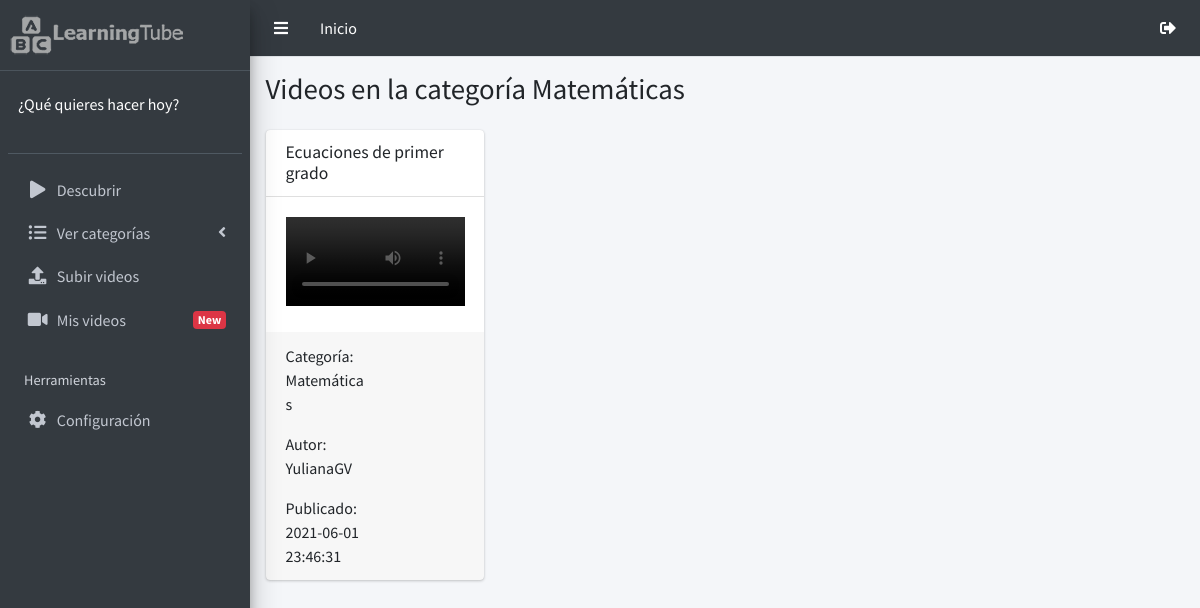
/videosMath.php (signed in), run on the app's committed database.
### tables this page shows
CREATE TABLE `videos` (
  `video_id` int NOT NULL,
  `users_user_id` int NOT NULL,
  `categories_cat_id` int NOT NULL,
  `video_date` datetime NOT NULL,
  `video_title` varchar(60) NOT NULL,
  `video_url` varchar(200) NOT NULL
);

CREATE TABLE `categories` (
  `cat_id` int NOT NULL,
  `cat_name` varchar(50) NOT NULL
);

CREATE TABLE `users` (
  `user_id` int NOT NULL,
  `user_date` timestamp NOT NULL DEFAULT CURRENT_TIMESTAMP,
  `user_email` varchar(100) NOT NULL,
  `user_name` varchar(100) NOT NULL,
  `user_photo` varchar(200) DEFAULT NULL,
  `user_password` varchar(150) NOT NULL,
  `user_ip` varchar(30) NOT NULL,
  `user_last_login` timestamp NULL DEFAULT NULL
);

### videosMath.php (the view, shortened to what this page needs)
<!DOCTYPE html>
<html lang="es">
<head>
    <link rel="stylesheet" href="plugins/bootstrap/css/bootstrap.min.css">
    <link rel="stylesheet" href="plugins/fontawesome-free/css/all.min.css">
    <link rel="stylesheet" href="dist/css/adminlte.css">
    <link rel="stylesheet" href="https://code.ionicframework.com/ionicons/2.0.1/css/ionicons.min.css">
    <link rel="stylesheet" type="text/css" href="plugins/datatables/datatables.min.css"/>
    <link rel="stylesheet"  type="text/css" href="plugins/datatables/DataTables-1.10.18/css/dataTables.bootstrap4.min.css">
    <link rel="stylesheet"  type="text/css" href=" plugins/datatables-responsive/css/responsive.bootstrap4.css">
    <link rel="stylesheet"  type="text/css" href="plugins/sweetalert2/sweetalert2.min.css">
    <link rel="stylesheet" href="plugins/iCheck/all.css">
    <link rel="stylesheet" href="css/styles.css">
</head>
<body class="hold-transition sidebar-mini">
    <div class="wrapper">
    <?php
    include "header.php";
    include "sidebar.php";
    ?>
    <div class="content-wrapper">
        <section class="content-header">
        <div class="container-fluid">
            <div class="row mb-2">
            <div class="col-sm-6">
                <h1>Videos en la categoría Matemáticas</h1>
            </div>
            </div>
        </div>
        </section>
        <section class="content">
        <div class="container-fluid">
            <div class="row d-flex">
              <?php
              $conn = mysqli_connect("localhost","root","Kenway74","bd_learning");
              $consultaVideo = $conn->query("SELECT users.user_name, users.user_id, videos.users_user_id, videos.categories_cat_id, videos.video_url, videos.video_title, videos.video_url, videos.video_date, categories.cat_id, categories.cat_name FROM users INNER JOIN videos ON users.user_id = videos.users_user_id INNER JOIN categories ON videos.categories_cat_id = categories.cat_id WHERE categories.cat_name LIKE 'Matematicas' OR 'Math' ");
              if ($consultaVideo !== false && $consultaVideo->num_rows > 0){
              while($video=mysqli_fetch_array($consultaVideo)){
              ?>
                    <div class="col-md-3">
                        <div class="card">
                            <div class="card-header">
                                <h3 class="card-title"><?php echo $video['video_title']; ?></h3>
                            </div>
                            <div class="card-body">
                                <video controls width="100%">
                                    <source src="<?php echo "video/".$video['video_url']; ?>" type="video/mp4">
                                </video>
                            </div>
                            <div class="card-footer">
                                <div class="row">
                                    <div class="col-md-6">
                                    <p>Categoría: <?php echo $video['cat_name']; ?></p>
                                    <p>Autor: <?php echo $video['user_name']; ?></p>
                                    <span class="date">Publicado: <?php echo $video['video_date']; ?></span>
                                    </div>
                                </div>
                            </div>
                        </div>
                    </div>
              <?php }
              }else{
                echo "No hay ningún video en esta categoria";
                }
              ?>
            </div>
        </div>
        </section>
    </div>
    </div>
</body>
</html>

### data on the page
videos: video_title "Ecuaciones de primer grado", categories_cat.cat_name "Matemáticas", users_user.user_name "YulianaGV", video_date "2021-06-01 23:46:31"
